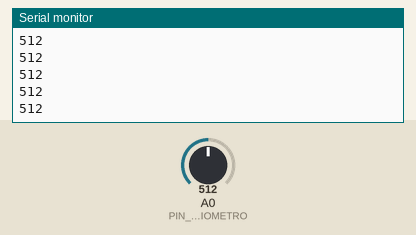
A sketch run on a simulated Arduino Uno, built with avr-gcc and run on an emulated ATmega328P. Shown: the last lines printed to the serial monitor. The test bench sets the inputs (shaded band); at power-on: A0 (PIN_POTENCIOMETRO) = 512.

Above: at 1.2 s.
1.3 s: A0 (PIN_POTENCIOMETRO) set to 716
At 1.8 s:
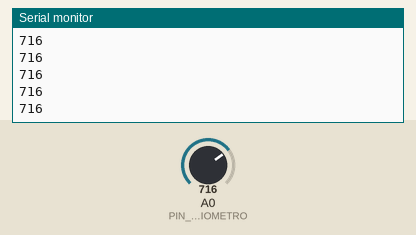
2.8 s: A0 (PIN_POTENCIOMETRO) set to 900
At 3.4 s:
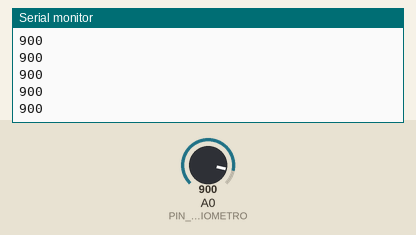
Timing chart, 0 to 5.8 s (numbered marks = the images above; inputs shaded):
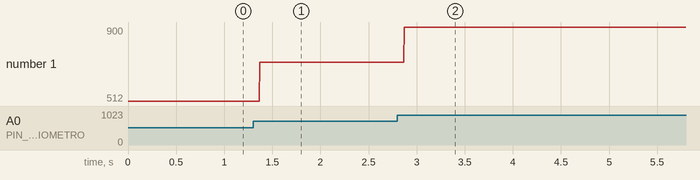

Measured:
- after the input at 1.3 s, the serial monitor: prints a new line after 0.07 s (image 1)
- after the input at 2.8 s, the serial monitor: prints a new line after 0.07 s (image 2)
- plotted number 1: 512 → 716 after the input at 1.3 s, 716 → 900 after the input at 2.8 s

The sketch:

_12_Potenciometro.ino
```cpp
/*
   Programar: Potenciometro
   Autor: Joab Torres Alencar
   Curso: Tecnologo em Análise  e Desenvolvimento de Sistemas - Turma 2015
*/

#define PIN_POTENCIOMETRO A0

/*
  Função: setup() - executa somente uma vez no projeto
*/

void setup() {
  pinMode(PIN_POTENCIOMETRO, INPUT);
  Serial.begin(9600);
}

/*
  Função: Loop() - Executa infinitamente no projeto desde que o arduino esteja ligado!
*/
void loop() {
    Serial.println(analogRead(PIN_POTENCIOMETRO));
}
```
